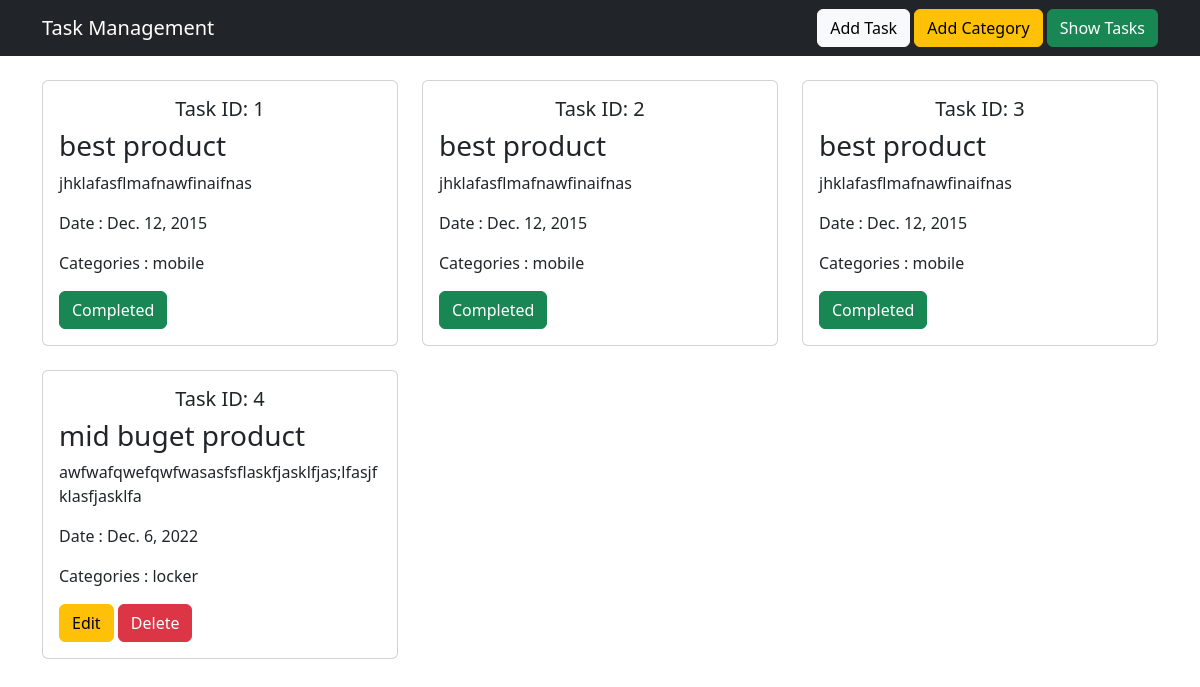
The page / on the database its author committed.
### task/models.py (models this page shows, shortened)
class TaskModel(models.Model):
    taskTitle = models.CharField(max_length=200)
    taskDescription = models.TextField()
    is_completed = models.BooleanField(default=False)
    task_assign_date = models.DateField()
    category = models.ManyToManyField(TaskCategory)

### category/models.py (models this page shows, shortened)
class TaskCategory(models.Model):
    category_name = models.CharField(max_length=100)

### task/views.py (the view)
# urls.py: path('',views.show_tasks,name='show_tasks'),
def show_tasks(request):
    tasks = TaskModel.objects.all()
    return render(request,'show_tasks.html',{'tasks': tasks})

### task/templates/show_tasks.html
{% extends 'base.html' %}
{% block content %}
<div class="row">
{% for task in tasks %}
<div class="col-md-4">
    <div class="card mb-4">
        <div class="card-body">
            <h5 class="text-center">Task ID: {{ task.id }}</h5>
                <h3>{{ task.taskTitle }}</h3>
            <p>
                {{ task.taskDescription }}
            </p>
            <p>Date : {{ task.task_assign_date }}</p>
            <p>Categories :
                {% for cat in task.category.all %}
                    {{ cat.category_name }}
                {% endfor %}
            </p>
            {% if task.is_completed %}
                <button class="btn btn-success">
                    Completed
                </button>
            {% else %}
                <a href="{% url 'edit_task' task.id %}"
                   class="btn btn-warning">
                    Edit
                </a>
                <a href="{% url 'delete_task' task.id %}"
                   class="btn btn-danger">
                    Delete
                </a>
                {% endif %}
        </div>
    </div>
</div>
{% endfor %}
</div>
{% endblock %}

### templates/base.html (shortened to what this page needs)
<!DOCTYPE html>
<html>
<head>
    <link href="https://cdn.jsdelivr.net/npm/bootstrap@5.3.3/dist/css/bootstrap.min.css"
          rel="stylesheet">
</head>
<body>
<nav class="navbar navbar-expand-lg navbar-dark bg-dark">
    <div class="container">
        <a class="navbar-brand" href="">
            Task Management
        </a>
        <div>
            <a class="btn btn-light"
               href="{% url 'add_task' %}">
                Add Task
            </a>
            <a class="btn btn-warning"
               href="{% url 'add_category' %}">
                Add Category
            </a>
            <a class="btn btn-success"
               href="{% url 'show_tasks' %}">
                Show Tasks
            </a>
        </div>
    </div>
</nav>
<div class="container mt-4">
    {% block content %}
    {% endblock %}
</div>
</body>
</html>

### rows shown on the page
TaskModel: id "1", taskTitle "best product", taskDescription "jhklafasflmafnawfinaifnas", task_assign_date "Dec. 12, 2015", is_completed "Completed"
TaskCategory: category_name "mobile"
TaskModel: id "2", taskTitle "best product", taskDescription "jhklafasflmafnawfinaifnas", task_assign_date "Dec. 12, 2015", is_completed "Completed"
TaskModel: id "3", taskTitle "best product", taskDescription "jhklafasflmafnawfinaifnas", task_assign_date "Dec. 12, 2015", is_completed "Completed"
TaskModel: id "4", taskTitle "mid buget product", taskDescription "awfwafqwefqwfwasasfsflaskfjasklfjas;lfasjfklasfjasklfa", task_assign_date "Dec. 6, 2022", is_completed "Edit"
TaskCategory: category_name "locker"
